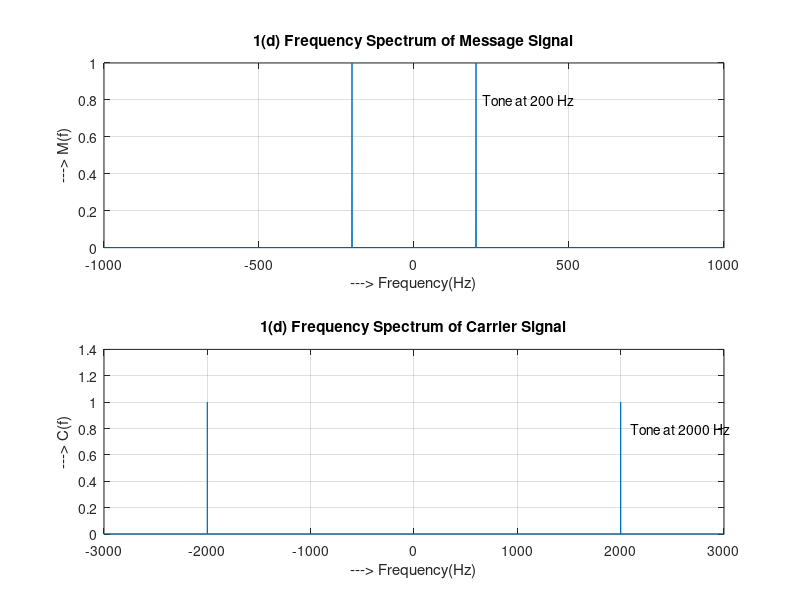

MATLAB code for this plot:
clear all; close all; clc;

Am = 2;         Ac = 2;
fm = 200;       fc = 2000;
fs = 50000;     df = 1;
t = [0:fs-1]*1/fs;          %Time vector

m_t = Am*cos(2*pi*fm*t);
c_t = Ac*cos(2*pi*fc*t);
dsbsc = c_t .* m_t;

%<====== 1(d) ======>
fftM = fftshift(fft(m_t))/length(m_t);      %Find ffts of the signals
fftC = fftshift(fft(c_t))/length(c_t);

f = [-fs/2:fs/2-1]*df;

subplot(2, 1, 1);                           %Plot frequency spectrum
plot(f, abs(fftM));
xlabel('---> Frequency(Hz)');    ylabel('---> M(f)');
title('1(d) Frequency Spectrum of Message Signal');
text(220, 0.8, 'Tone at 200 Hz');
xlim([-1000 1000]);
grid on;

subplot(2, 1, 2);                           %Plot frequency spectrum
plot(f, abs(fftC));
xlabel('---> Frequency(Hz)');    ylabel('---> C(f)');
title('1(d) Frequency Spectrum of Carrier Signal');
text(2100, 0.8, 'Tone at 2000 Hz');
xlim([-3000 3000]);
grid on;

